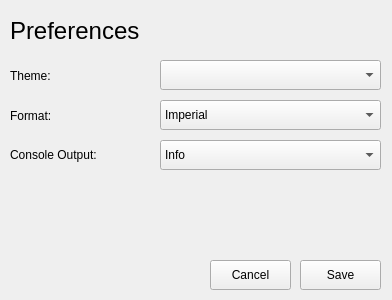
<?xml version="1.0" encoding="UTF-8"?>
<ui version="4.0">
 <class>prefs</class>
 <widget class="QWidget" name="prefs">
  <property name="geometry">
   <rect>
    <x>0</x>
    <y>0</y>
    <width>392</width>
    <height>300</height>
   </rect>
  </property>
  <property name="windowTitle">
   <string>Form</string>
  </property>
  <widget class="QComboBox" name="themePref">
   <property name="geometry">
    <rect>
     <x>160</x>
     <y>60</y>
     <width>221</width>
     <height>30</height>
    </rect>
   </property>
  </widget>
  <widget class="QLabel" name="themeLab">
   <property name="geometry">
    <rect>
     <x>10</x>
     <y>60</y>
     <width>91</width>
     <height>31</height>
    </rect>
   </property>
   <property name="text">
    <string>Theme:</string>
   </property>
  </widget>
  <widget class="QComboBox" name="fmtPref">
   <property name="geometry">
    <rect>
     <x>160</x>
     <y>100</y>
     <width>221</width>
     <height>30</height>
    </rect>
   </property>
   <item>
    <property name="text">
     <string>Imperial</string>
    </property>
   </item>
   <item>
    <property name="text">
     <string>Metric</string>
    </property>
   </item>
   <item>
    <property name="text">
     <string>Standard (Kelvin)</string>
    </property>
   </item>
  </widget>
  <widget class="QLabel" name="fmtLab">
   <property name="geometry">
    <rect>
     <x>10</x>
     <y>100</y>
     <width>101</width>
     <height>31</height>
    </rect>
   </property>
   <property name="text">
    <string>Format: </string>
   </property>
  </widget>
  <widget class="QLabel" name="prefLab">
   <property name="geometry">
    <rect>
     <x>10</x>
     <y>10</y>
     <width>141</width>
     <height>41</height>
    </rect>
   </property>
   <property name="font">
    <font>
     <pointsize>18</pointsize>
     <weight>50</weight>
     <italic>false</italic>
     <bold>false</bold>
    </font>
   </property>
   <property name="text">
    <string>Preferences</string>
   </property>
  </widget>
  <widget class="QPushButton" name="save">
   <property name="geometry">
    <rect>
     <x>300</x>
     <y>260</y>
     <width>81</width>
     <height>30</height>
    </rect>
   </property>
   <property name="text">
    <string>Save</string>
   </property>
  </widget>
  <widget class="QPushButton" name="cancel">
   <property name="geometry">
    <rect>
     <x>210</x>
     <y>260</y>
     <width>81</width>
     <height>30</height>
    </rect>
   </property>
   <property name="text">
    <string>Cancel</string>
   </property>
  </widget>
  <widget class="QLabel" name="outputLab">
   <property name="geometry">
    <rect>
     <x>10</x>
     <y>140</y>
     <width>121</width>
     <height>30</height>
    </rect>
   </property>
   <property name="text">
    <string>Console Output:</string>
   </property>
  </widget>
  <widget class="QComboBox" name="outputPref">
   <property name="geometry">
    <rect>
     <x>160</x>
     <y>140</y>
     <width>221</width>
     <height>30</height>
    </rect>
   </property>
   <item>
    <property name="text">
     <string>Info</string>
    </property>
   </item>
   <item>
    <property name="text">
     <string>None</string>
    </property>
   </item>
   <item>
    <property name="text">
     <string>Errors only</string>
    </property>
   </item>
   <item>
    <property name="text">
     <string>Debug</string>
    </property>
   </item>
  </widget>
 </widget>
 <resources/>
 <connections/>
</ui>
